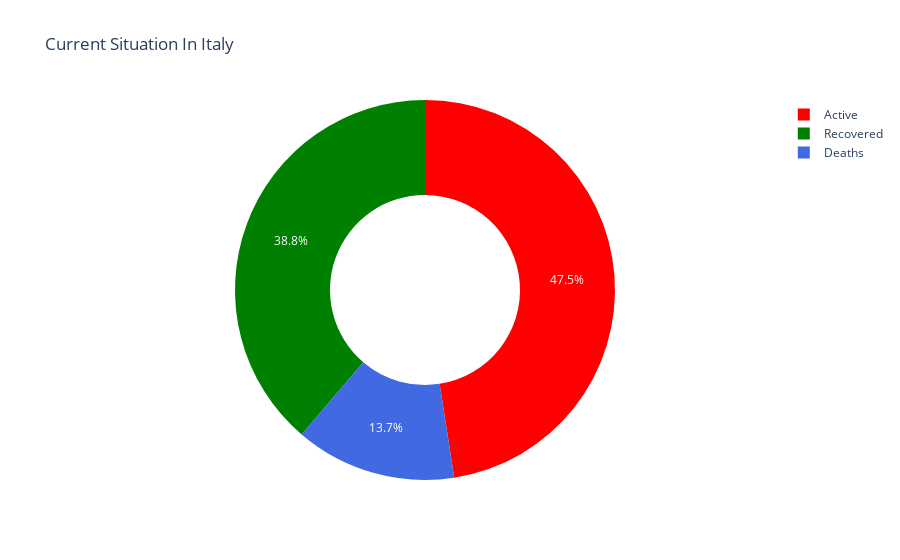

Notebook code cell kept with this figure:
### Code cell
labels=['Deaths','Recovered','Active']
values=data.iloc[0,7:]
fig=px.pie(data,values=values,names=labels,color_discrete_sequence=['red','green','royalblue'],title='Current Situation In Italy',hole=0.5)
fig.show()

### Figure 1 — Plotly figure (JSON) as saved in the notebook; plotly's stock layout.template omitted (floating-point values rounded to 4 significant figures)
{"data": [{"domain": {"x": [0, 1], "y": [0, 1]}, "hole": 0.5, "hovertemplate": "label=%{label}<br>value=%{value}<extra></extra>", "labels": ["Deaths", "Recovered", "Active"], "legendgroup": "", "name": "", "showlegend": true, "type": "pie", "values": [28884, 81654, 100179]}], "layout": {"legend": {"tracegroupgap": 0}, "piecolorway": ["red", "green", "royalblue"], "title": {"text": "Current Situation In Italy"}}}
